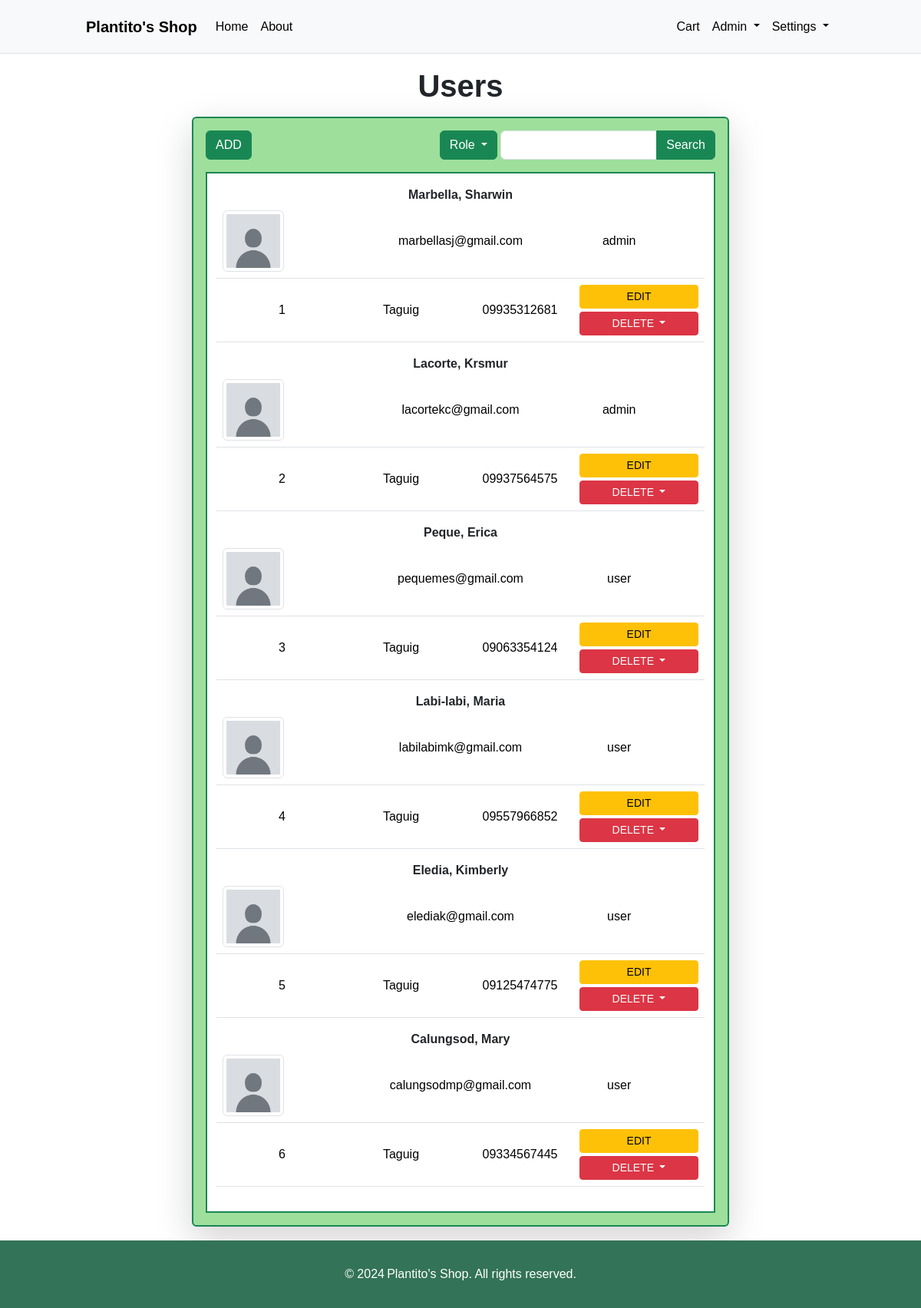
The app's page /user/index.php (signed in) with its own data.
### tables this page shows
CREATE TABLE user (
    user_id INT NOT NULL PRIMARY KEY AUTO_INCREMENT,
    email char(64),
    password varchar(64),
    lname varchar(32) NOT NULL,
    fname varchar(32),
    addressline TEXT,
    phone varchar(16),
    pfp_path varchar(128),
    role_id INT NOT NULL
);

CREATE TABLE role(
    role_id INT NOT NULL PRIMARY KEY AUTO_INCREMENT,
    description varchar(32)
);

### user/index.php (the view, shortened to what this page needs)
<?php
    include('../includes/config.php');
    include('../includes/headerBS.php');
    $sql = "SELECT u.user_id, u.lname, u.fname, u.email, u.addressline, u.phone, u.pfp_path, r.description FROM user u INNER JOIN role r ON u.role_id = r.role_id";
    $result = mysqli_query($conn, $sql);
?>
<!DOCTYPE html>
<html lang="en">
<head>
    <link href="https://cdn.jsdelivr.net/npm/bootstrap@5.3.3/dist/css/bootstrap.min.css" rel="stylesheet">
</head>
<body>
    <h1 class="text-center p-2 fw-bold">Users</h1>
    <div class="container-sm outer-box p-3 mb-3 shadow-lg  border border-success border-2 rounded">
        <div class="row top-header pb-3 justify-content-between">
            <div class="col-4 d-flex align-items-center justify-content-start">
                <form action="register.php" method="post">
                    <button class="btn btn-success" name="add_user">ADD</button>
                </form>
            </div>
            <div class="col-8 d-flex align-items-center justify-content-end gap-1">
                <div class="btn-group">
                    <button type="button" class="btn btn-success dropdown-toggle" data-bs-toggle="dropdown" aria-expanded="false">
                        Role
                    </button>
                </div>
                <form action="" method="get" class="d-inline-block">
                    <div class="input-group">
                        <input type="text" class="form-control" name="search">
                        <button class="btn btn-success">Search</button>
                    </div>
                </form>
            </div>
        </div>
        <div class="container inner-box border border-success border-2 py-3 px-4">
        <?php
        if($result->num_rows!=0){
            while($row = mysqli_fetch_array($result)){
                echo "
                    <table class=\"table text-center \">
                        <tr class=\"details row d-grid\">
                            <td class=\"col d-flex d-flex align-items-center\">
                                <div class=\"col d-grid align-items-center\">
                                    <img class=\"img-thumbnail image-admin-css\" src=\"{$row['pfp_path']}\" style=\"object-fit: cover;\">
                                </div>
                                <div class=\"col d-grid align-items-center text-wrap\">{$row['email']}</div>
                                <div class=\"col d-grid align-items-venter text-wrap\">{$row['description']}</div>
                            </td>
                            <div class=\"col d-grid align-items-start text-wrap justify-content-center fw-bold\">{$row['lname']}, {$row['fname']}</div>
                            <td class=\"col d-flex align-items-center\">
                                <div class=\"col d-grid align-items-center text-wrap\">{$row['user_id']}</div>
                                <div class=\"col d-grid align-items-center text-wrap\">{$row['addressline']}</div>
                                <div class=\"col d-grid align-items-center text-wrap\">{$row['phone']}</div>
                                <div class=\"col d-grid align-items-center\">
                                    <div class=\"row d-grid gap-1\">
                                        <form action=\"edit.php\" method=\"post\">
                                            <button class=\"btn btn-warning btn-sm w-100\" name=\"update_id\" value=\"{$row['user_id']}\">EDIT</button>
                                        </form>
                                        <div class=\"dropdown d-block\">
                                            <button class=\"btn btn-danger btn-sm w-100 dropdown-toggle\" type=\"button\" data-bs-toggle=\"dropdown\" aria-expanded=\"false\">
                                                DELETE
                                            </button>
                                                    <button class=\"dropdown-item btn-sm w-100\" name=\"delete_id\" value=\"{$row['user_id']}\">YES</button>
                                                    <button class=\"dropdown-item btn-sm w-100\" name=\"no\" value=\"{$row['user_id']}\">NO</button>
                                        </div>
                                    </div>
                                </div>
                            </td>
                        </tr>
                    </table>
                ";
            }
        }else{
            echo "<p class=\"text-center mt-2 fw-bold\">No users found.</p>";
        }
        ?>
        </div>
    </div>
</body>
</html>
<?php
    include('../includes/footer.php');
?>

### includes/headerBS.php (shortened to what this page needs)
<link rel="stylesheet" href="https://cdn.jsdelivr.net/npm/bootstrap-icons@1.11.3/font/bootstrap-icons.min.css">
<nav class="navbar navbar-expand-sm bg-body-tertiary site-header border-bottom">
    <div class="container-fluid" style="max-width: 1000px;">
        <a class="navbar-brand fw-bold green-hover" href="/plantitoshop/">Plantito's Shop</a>
        <div class="collapse navbar-collapse" id="navbarSupportedContent">
            <ul class="navbar-nav me-auto mb-2 mb-sm-0">
                <li class="nav-item">
                    <a class="nav-link green-hover" href="/plantitoshop/">Home</a>
                </li>
                <li class="nav-item">
                    <a class="nav-link green-hover" href="#">About</a>
                </li>
            </ul>
            <ul class="navbar-nav mb-2 mb-sm-0">
                <li class="nav-item">
                    <a class="nav-link green-hover position-relative" href="/plantitoshop/view_cart.php">Cart
                    </a>
                </li>
                <?php
                    if($_SESSION['roleDesc'] == "admin"){
                        echo "<li class=\"nav-item dropdown\">
                            <a class=\"nav-link dropdown-toggle green-hover\" href=\"#\" role=\"button\" data-bs-toggle=\"dropdown\" aria-expanded=\"false\">
                                Admin
                            </a>
                            <ul class=\"dropdown-menu\">
                                <li><a class=\"dropdown-item\" href=\"/plantitoshop/user/\">Users</a></li>
                                <li><a class=\"dropdown-item\" href=\"/plantitoshop/order/\">Orders</a></li>
                                <li><a class=\"dropdown-item\" href=\"/plantitoshop/product/\">Products</a></li>
                                <li><a class=\"dropdown-item\" href=\"/plantitoshop/review/\">Reviews</a></li>
                            </ul>
                        </li>";
                    }
                    if($_SESSION['roleDesc'] == "admin" || $_SESSION['roleDesc'] == "user"){
                        $sql = "SELECT lname, fname, pfp_path FROM user WHERE user_id = {$_SESSION['user_id']}";
                        $DBpath = mysqli_query($conn, $sql);
                        while($row = mysqli_fetch_array($DBpath)){
                            $settingFname = $row['fname'];
                            $settingLname = $row['lname'];
                            $settingPath = "/plantitoshop/user/".$row['pfp_path'];
                        }
                        echo "<li class=\"nav-item dropdown\">
                                <a class=\"nav-link dropdown-toggle green-hover\" href=\"#\" role=\"button\" data-bs-toggle=\"dropdown\" aria-expanded=\"false\">
                                    Settings
                                </a>
                                <ul class=\"dropdown-menu dropdown-menu-end dropdown-menu-sm-start\">
                                    <li class=\"text-center p-2\">
                                        <img src=\"$settingPath\" class=\"rounded-circle\" style=\"width: 50px; height: 50px; object-fit: cover;\">
                                        <div class=\"fw-bold text-wrap\">$settingFname $settingLname</div>
                                    </li>
                                    <li><hr class=\"dropdown-divider\"></li>
                                    <li><a class=\"dropdown-item\" href=\"/plantitoshop/orders.php\">History</a></li>
                                    <li><a class=\"dropdown-item\" href=\"/plantitoshop/user/profile.php\">Profile</a></li>
                                    <li><a class=\"dropdown-item\" href=\"/plantitoshop/user/security.php\">Security</a></li>
                                    <li><hr class=\"dropdown-divider\"></li>
                                    <li><a class=\"dropdown-item\" href=\"/plantitoshop/user/logout.php\">Logout</a></li>
                                </ul>
                            </li>";
                    }else{
                        echo "<li class=\"nav-item\">
                                <form action=\"\" method=\"post\"><button class=\"nav-link green-hover\" name=\"login\">Login</button></form>
                            </li>";
                    }
                ?>
            </ul>
        </div>
    </div>
</nav>

### includes/footer.php
<footer>
    <div class="footer">&copy;
        <?php
            $date = date('Y');
            echo "{$date}";
        ?>
    <span> Plantito's Shop. All rights reserved.</span></div>
</footer>

### records on screen
user: pfp_path (placeholder picture), email "marbellasj@gmail.com", role.description "admin", lname "Marbella", fname "Sharwin", user_id "1", addressline "Taguig", phone "09935312681"
user: pfp_path (placeholder picture), email "lacortekc@gmail.com", role.description "admin", lname "Lacorte", fname "Krsmur", user_id "2", addressline "Taguig", phone "09937564575"
user: pfp_path (placeholder picture), email "pequemes@gmail.com", role.description "user", lname "Peque", fname "Erica", user_id "3", addressline "Taguig", phone "09063354124"
user: pfp_path (placeholder picture), email "labilabimk@gmail.com", role.description "user", lname "Labi-labi", fname "Maria", user_id "4", addressline "Taguig", phone "09557966852"
user: pfp_path (placeholder picture), email "elediak@gmail.com", role.description "user", lname "Eledia", fname "Kimberly", user_id "5", addressline "Taguig", phone "09125474775"
user: pfp_path (placeholder picture), email "calungsodmp@gmail.com", role.description "user", lname "Calungsod", fname "Mary", user_id "6", addressline "Taguig", phone "09334567445"
